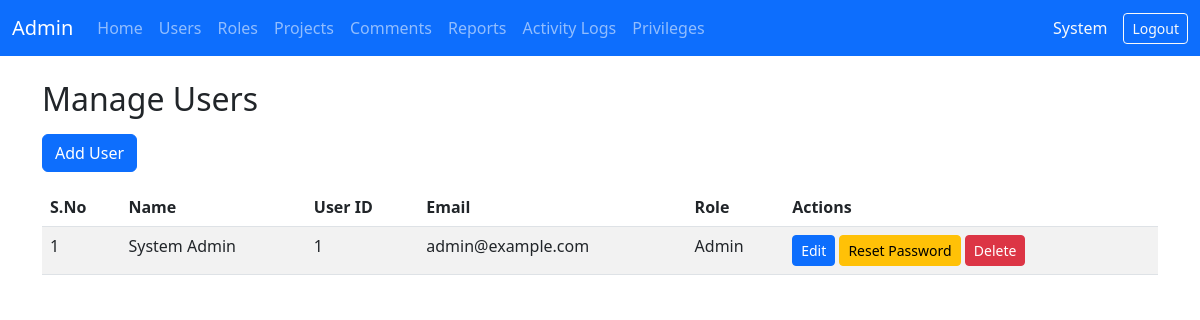
/admin/manage_users.php (signed in), run on the app's committed database.
### tables this page shows
CREATE TABLE users (
    user_id INT AUTO_INCREMENT PRIMARY KEY,
    first_name VARCHAR(50) NOT NULL,
    last_name VARCHAR(50) NOT NULL,
    email VARCHAR(100) NOT NULL UNIQUE,
    password_hash VARCHAR(255) NOT NULL,     
    role_id INT NOT NULL,
    created_at TIMESTAMP DEFAULT CURRENT_TIMESTAMP,
    created_by INT,
    CONSTRAINT fk_users_role FOREIGN KEY (role_id) REFERENCES roles(role_id),
    CONSTRAINT fk_users_createdby FOREIGN KEY (created_by) REFERENCES users(user_id) ON DELETE SET NULL
);

CREATE TABLE roles (
    role_id INT AUTO_INCREMENT PRIMARY KEY,
    role_name VARCHAR(50)  NOT NULL UNIQUE,
    description VARCHAR(255)
);

### auth_check.php (called while the page is built, shortened)
<?php
function h($s) {
    return htmlspecialchars($s ?? '', ENT_QUOTES, 'UTF-8');
}
?>

### admin/manage_users.php (the view, shortened to what this page needs)
<?php
include '../connect_db.php';
include '../auth_check.php';
include '../assets/adminNavBar.php';
$users = mysqli_query($conn, " SELECT u.user_id, u.first_name, u.last_name, u.email, u.role_id, r.role_name
    FROM users u
    JOIN roles r ON u.role_id = r.role_id
    ORDER BY u.user_id
");
?>
<!DOCTYPE html>
<html lang="en">
<head>
    <link href="https://cdn.jsdelivr.net/npm/bootstrap@5.3.0/dist/css/bootstrap.min.css" rel="stylesheet">
</head>
<body class="bg-white">
    <div class="container mt-4">
        <h2 class="mb-3">Manage Users</h2>
        <button class="btn btn-primary mb-3" data-bs-toggle="modal" data-bs-target="#createUserModal">Add User</button>
        <table class="table table-striped">
        <thead>
            <tr>
                <th>S.No</th>
                <th>Name</th>
                <th>User ID</th>
                <th>Email</th>
                <th>Role</th>
                <th>Actions</th>
            </tr>
        </thead>
        <?php $srnum = 1; ?>
        <tbody>
            <?php if ($users && mysqli_num_rows($users) > 0) {
                while ($row = mysqli_fetch_assoc($users)) { ?>
                    <tr>
                        <td><?php echo $srnum++; ?></td>
                        <td><?php echo h($row['first_name'].' '.$row['last_name']); ?></td>
                        <td><?php echo (int)$row['user_id']; ?></td>
                        <td><?php echo h($row['email']); ?></td>
                        <td><?php echo h($row['role_name']); ?></td>
                        <td>
                            <button class="btn btn-sm btn-primary" data-bs-toggle="modal" data-bs-target="#editUserModal<?php echo (int)$row['user_id']; ?>">Edit</button>
                            <button class="btn btn-sm btn-warning" data-bs-toggle="modal" data-bs-target="#resetPasswordModal<?php echo (int)$row['user_id']; ?>">Reset Password</button>
                            <button class="btn btn-sm btn-danger"  data-bs-toggle="modal" data-bs-target="#deleteUserModal<?php echo (int)$row['user_id']; ?>">Delete</button>
                        </td>
                    </tr>
                <?php
                }
            }
            ?>
        </tbody>
        </table>
    </div>
</body>
</html>

### data on the page
users: first_name+last_name "System Admin", user_id "1", email "admin@example.com", role.role_name "Admin"

### other printed values
$_SESSION['first_name'] "System"
